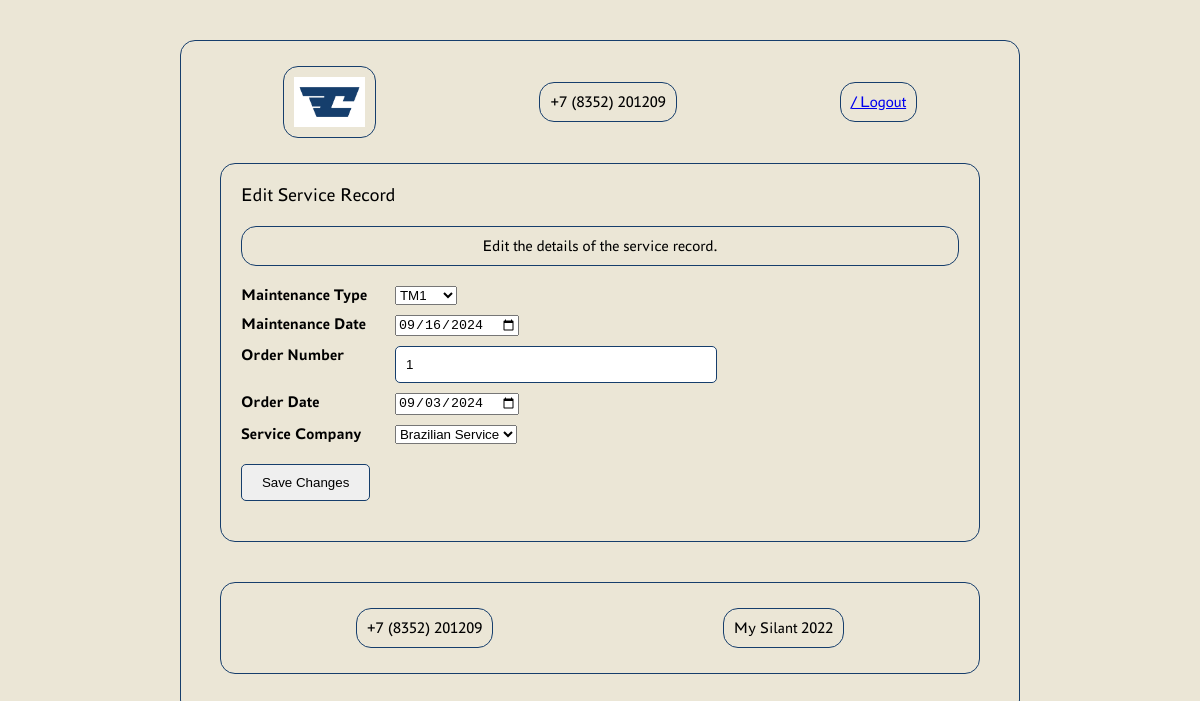
Screenshot of /edit_service_record/1/ (signed in) with the database file from the repository.
### silant_app/models/models.py (models this page shows, shortened)
class TechnicalMaintenance(models.Model):
    machine = models.ForeignKey(Machine, on_delete=models.CASCADE)
    maintenance_type = models.ForeignKey(TechnicalMaintenanceTypeReference, related_name='maintenance_types',
                                         on_delete=models.CASCADE)
    maintenance_date = models.DateField()
    operating_hours = models.IntegerField()
    order_number = models.CharField(max_length=255)
    order_date = models.DateField()
    service_company = models.ForeignKey(ServiceCompanyReference, related_name='maintenance_service_companies',
                                        on_delete=models.CASCADE)

### silant_app/views.py (the view, shortened to what this page needs)
# urls.py: path('edit_service_record/<int:pk>/', TechnicalMaintenanceUpdateView.as_view(), name='edit_service_record'),
class TechnicalMaintenanceUpdateView(LoginRequiredMixin, MaintenanceRecordPermissions, UpdateView):
    model = TechnicalMaintenance
    form_class = TechnicalMaintenanceUpdateForm
    template_name = 'edit_service_record.html'

### silant_app/forms.py (shortened to what this page needs)
class TechnicalMaintenanceUpdateForm(forms.ModelForm):
    service_company = forms.ModelChoiceField(queryset=ServiceCompanyReference.objects.all(), label="Service Company")
    maintenance_date = forms.DateField(widget=forms.DateInput(attrs={'type': 'date'}))
    order_date = forms.DateField(widget=forms.DateInput(attrs={'type': 'date'}))
    class Meta:
        model = TechnicalMaintenance
        fields = ['maintenance_type', 'maintenance_date', 'order_number', 'order_date', 'service_company']

### silant_app/models/reference_models.py (called while the page is built)
    def __str__(self):
        return self.name

    def __str__(self):
        return self.name

### silant_app/views.py (called while the page is built)
    def test_func(self):
        user_groups = self.request.user.groups.values_list('name', flat=True)
        return any(group in ['Service Companies', 'Managers', 'Admins'] for group in user_groups)

### templates/edit_service_record.html (shortened to what this page needs)
{% extends 'landing_page.html' %}
{% load static %}
{% block header_1 %}
    {% block header_2 %}
        <div class="header-container">
            <div class="logo">
                <img id="logo" src="{% static 'logo/Logotype accent RGB 1.jpg' %}" alt="Logo"
                     data-logged-in-url="{% url 'landing_page_logged_in' %}"
                     data-logged-out-url="{% url 'landing_page' %}">
            </div>
            <div class="contact-info" id="phone-number">Loading...</div>
            <div class="login-button"><a href="{% url 'logout' %}">{{ user_name }} / Logout</a></div>
        </div>
    {% endblock %}
{% endblock %}
{% block content %}
    <div class="main-title">Edit Service Record</div>
    <div class="info-text">Edit the details of the service record.</div>
    <div class="edit-record">
        <form method="post">
            <div class="form-group">
                <label for="{{ form.maintenance_type.id_for_label }}" class="form-label">Maintenance Type</label>
                <div class="form-field">{{ form.maintenance_type }}</div>
            </div>
            <div class="form-group">
                <label for="{{ form.maintenance_date.id_for_label }}" class="form-label">Maintenance Date</label>
                <div class="form-field">{{ form.maintenance_date }}</div>
            </div>
            <div class="form-group">
                <label for="{{ form.order_number.id_for_label }}" class="form-label">Order Number</label>
                <div class="form-field">{{ form.order_number }}</div>
            </div>
            <div class="form-group">
                <label for="{{ form.order_date.id_for_label }}" class="form-label">Order Date</label>
                <div class="form-field">{{ form.order_date }}</div>
            </div>
            <div class="form-group">
                <label for="{{ form.service_company.id_for_label }}" class="form-label">Service Company</label>
                <div class="form-field">{{ form.service_company }}</div>
            </div>
            <div class="submit-button">
                <button type="submit">Save Changes</button>
            </div>
        </form>
    </div>
{% endblock %}

### static/css/styles.css (style rules this page uses)
body { font-family: 'PT Astra Sans', sans-serif; margin: 40px auto; padding: 20px; display: flex; flex-direction: column; background-color: #EBE6D6; border: 1px solid #163E6C; border-radius: 15px; box-sizing: border-box; max-width: 70%; width: 100%; }
.header-container { display: flex; justify-content: space-around; align-items: center; }
.header-container > div { display: inline-block; background-color: #EBE6D6; border: 1px solid #163E6C; border-radius: 15px; padding: 10px; margin: 5px; }
.main-title { text-align: left; font-size: 1.2em; margin-bottom: 20px; }
form { margin: 20px 0; }
input[type="text"] { padding: 10px; margin-right: 10px; width: 300px; border: 1px solid #163E6C; border-radius: 5px; }
button { padding: 10px 20px; border: 1px solid #163E6C; border-radius: 5px; }
.info-text { border: 1px solid #163E6C; border-radius: 15px; padding: 10px; margin: 20px 0; background-color: #EBE6D6; }
.login-button { padding: 10px 20px; border: 1px solid #163E6C; border-radius: 5px; }
.logo img { max-width: 100%; height: auto; display: block; margin: 0 auto; max-height: 50px; }
.form-label { display: inline-block; width: 150px; font-weight: bold; text-align: left; vertical-align: top; }
.form-field { display: inline-block; width: 300px; }
.form-group { margin-bottom: 10px; text-align: left; }
.submit-button { text-align: left; margin-top: 20px; }

### rows the page displays
TechnicalMaintenance: maintenance_type "TM1", maintenance_date "09/16/2024", order_number "1", order_date "09/03/2024", service_company "Brazilian Service"
